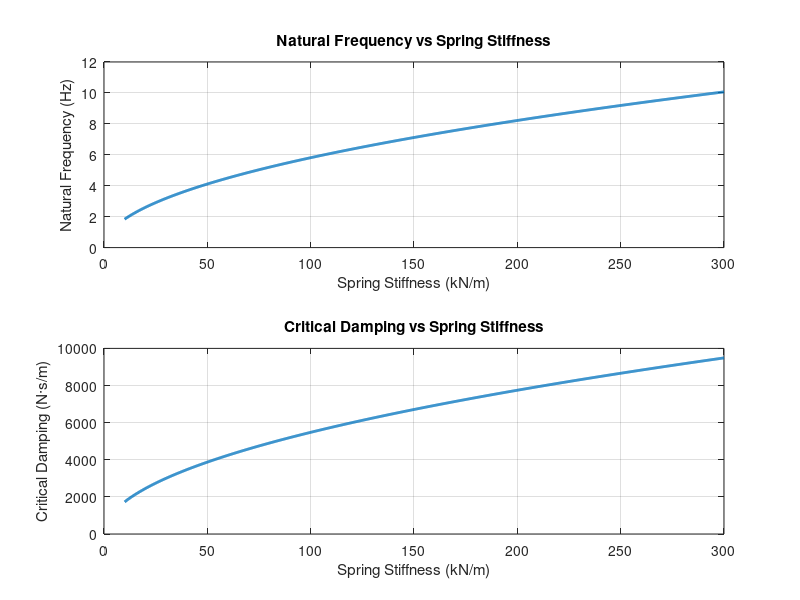

Here is the MATLAB script that generated this plot:
%% Critical Damping Analysis
clear; clc; close all;

%% Parameters

m = 300/4;      % sprung mass (kg)

%% Spring stiffness range

k = linspace(10000,300000,1000);

%% Critical damping

cc = 2 * sqrt(k .* m);

%% Natural frequency

fn = (1/(2*pi)) * sqrt(k./m);

%% Plot

figure;

subplot(2,1,1)

plot(k/1000,fn,'LineWidth',2);

grid on;

xlabel('Spring Stiffness (kN/m)');
ylabel('Natural Frequency (Hz)');

title('Natural Frequency vs Spring Stiffness');

subplot(2,1,2)

plot(k/1000,cc,'LineWidth',2);

grid on;

xlabel('Spring Stiffness (kN/m)');
ylabel('Critical Damping (N·s/m)');

title('Critical Damping vs Spring Stiffness');
